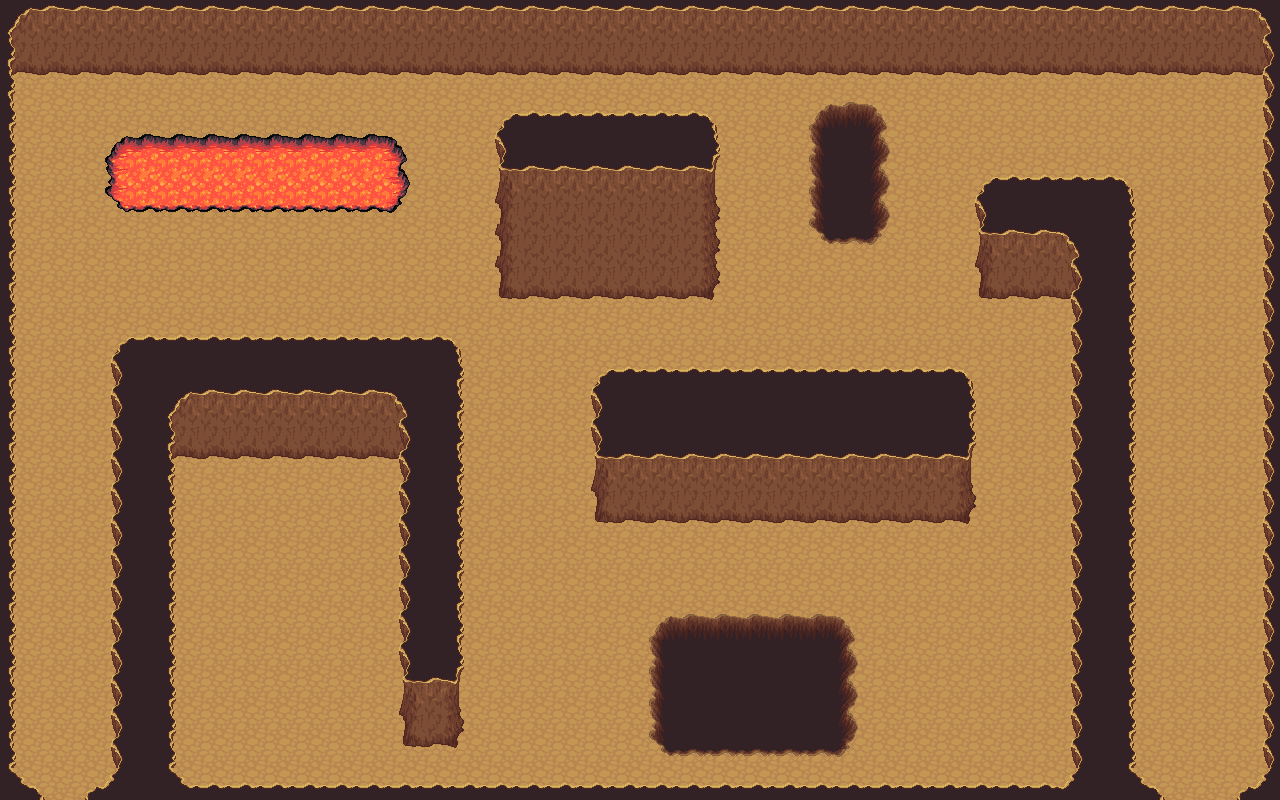

Below is a game level as drawn by its tile map, then a one-line description and the .tmx that defines it (tile-layer data replaced by summaries):
An orthogonal 40x25 tile map with 32x32 px tiles, 6 tile layers (eau, sol, background, background 2, ...), 1 hidden layer not drawn, 3 tilesets and 2 objects (2x changementMap).

<map version="1.5" tiledversion="1.7.2" orientation="orthogonal" renderorder="right-down" width="40" height="25" tilewidth="32" tileheight="32" infinite="0" nextlayerid="9" nextobjectid="3">
 <tileset firstgid="1" source="tile_terrain_atlas.tsx" />
 <tileset firstgid="1025" source="tile_colision.tsx" />
 <tileset firstgid="1050" source="tile_base_out_atlas.tsx" />
 <layer id="1" name="eau" width="40" height="25">
  <data>[1000 cells, 0 non-empty, 0 distinct tile ids]</data>
 </layer>
 <layer id="2" name="sol" width="40" height="25">
  <data>[1000 cells, 1000 non-empty, 1 distinct tile ids]</data>
 </layer>
 <layer id="3" name="background" width="40" height="25">
  <data>[1000 cells, 69 non-empty, 18 distinct tile ids]</data>
 </layer>
 <layer id="4" name="background 2" width="40" height="25">
  <data>[1000 cells, 536 non-empty, 34 distinct tile ids]</data>
 </layer>
 <layer id="5" name="overground" width="40" height="25">
  <data>[1000 cells, 13 non-empty, 1 distinct tile ids]</data>
 </layer>
 <layer id="6" name="overground 2" width="40" height="25">
  <data>[1000 cells, 0 non-empty, 0 distinct tile ids]</data>
 </layer>
 <layer id="7" name="logique" width="40" height="25" visible="0">
  <data>[1000 cells, 602 non-empty, 13 distinct tile ids]</data>
 </layer>
 <objectgroup id="8" name="trigger" width="1" height="1">
  <object id="1" type="changementMap" x="34" y="778" width="56" height="19">
   <properties>
    <property name="destiMap" value="map_start_idenia.tmx" />
    <property name="destiX" type="int" value="708" />
    <property name="destiY" type="int" value="220" />
   </properties>
  </object>
  <object id="2" type="changementMap" x="1163" y="780" width="78" height="19">
   <properties>
    <property name="destiMap" value="map_start_umbra.tmx" />
    <property name="destiX" type="int" value="611" />
    <property name="destiY" type="int" value="256" />
   </properties>
  </object>
 </objectgroup>
</map>
